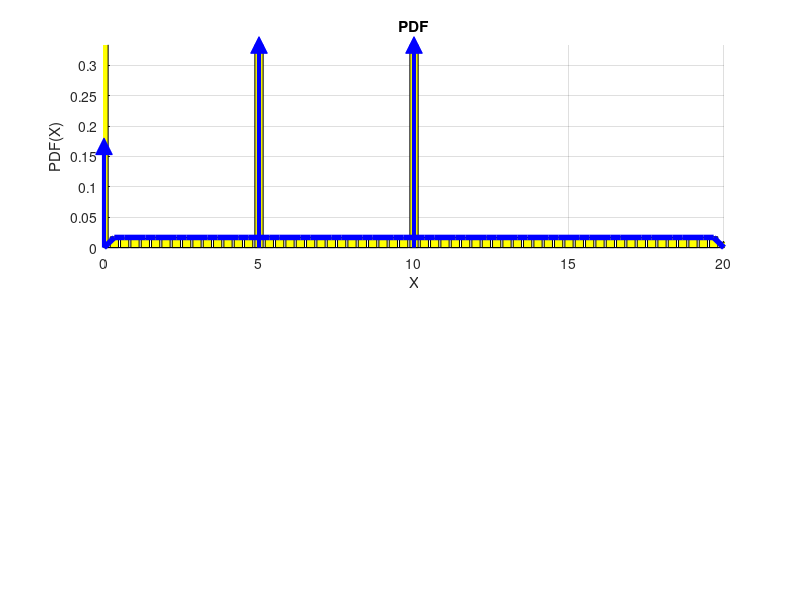

The MATLAB script that drew this image:
% Avaliação 1 - Questão 4 - Luan de Barros

clear all; close all; clc;
pkg load statistics;

% A) esboço da PDF

% número de realizações
N = 100000;

% lançamento do dado por N vezes
U = randi([1 6],1,N);

% resultado das faces do dado
idx1 = U == 1;
idx2 = U == 2 | U == 3;
idx3 = U == 4;
idx4 = U == 5 | U == 6;

% preenche a matrix X de 1 linha e N colunas com 0
X = zeros(1,N);

% valor atribuído para X dependendo do resultado das faces do dado
X(idx1) = 10;
X(idx2) = 5;
X(idx3) = 0;
X(idx4) = unifrnd(0,20,1,sum(idx4));

dx= 1/3; x=0:dx:20;

% PDF
pdfX_sim = hist(X,x) / (N*dx);
pdfX_teo = (1/60) .* (0 < x & x < 20); % sem os impulsos

% CDF
% cdfX_sim = cumsum(pdfX_sim)*dx;

figure;
subplot(2,1,1); hold on; grid on;
bar(x,pdfX_sim, 'y');
plot(x, pdfX_teo, 'b', 'LineWidth',4);

%  representando os impulsos
plot([10, 10], [0, 1/3], 'b', 'LineWidth', 3');
plot([10], [1/3], 'b^', 'MarkerSize', 12, 'MarkerFaceColor', 'b');
plot([5, 5], [0, 1/3], 'b', 'LineWidth', 3');
plot([5], [1/3], 'b^', 'MarkerSize', 12, 'MarkerFaceColor', 'b');
plot([0, 0], [0, 1/6], 'b', 'LineWidth', 3');
plot([0], [1/6], 'b^', 'MarkerSize', 12, 'MarkerFaceColor', 'b');
xlim([0 20]); ylim([0 1/3]);
xlabel('X'); ylabel('PDF(X)');
title('PDF');